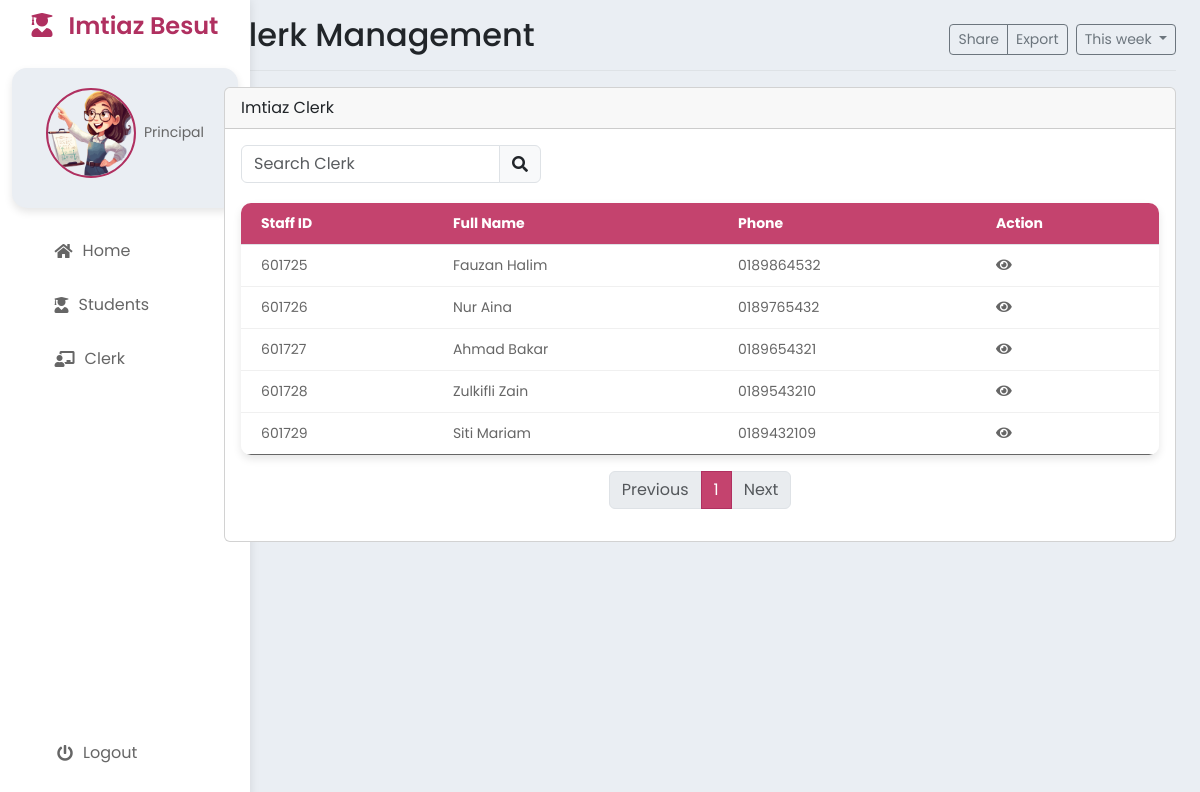
Screenshot of /PrincipalClerk.php with the database file from the repository.
### tables this page shows
CREATE TABLE `clerk` (
  `clerkID` int NOT NULL AUTO_INCREMENT,
  `clerkName` varchar(50) NOT NULL,
  `clerkPhone` varchar(15) NOT NULL,
  `clerkEmail` varchar(30) DEFAULT NULL,
  `clerkPassword` varchar(30) NOT NULL,
  PRIMARY KEY (`clerkID`),
  UNIQUE KEY `clerkEmail` (`clerkEmail`)
);

### PrincipalClerk.php (the view, shortened to what this page needs)
<?php
include 'PrincipalHeader.php'; ?>
<div class="row">
    <div class="col-md-12">
        <div class="card mb-3">
            <div class="card-header">Imtiaz Clerk</div>
            <div class="card-body">
                <div class="d-flex justify-content-between mb-3">
                    <div class="input-group" style="width: 300px;">
                        <input type="text" id="searchInput" class="form-control" placeholder="Search Clerk" onkeyup="searchClerks()">
                        <span class="input-group-text"><i class="fas fa-search"></i></span>
                    </div>
                </div>
                <table class="table" id="clerkTable">
                    <thead>
                        <tr>
                            <th>Staff ID</th>
                            <th>Full Name</th>
                            <th>Phone</th>
                            <th>Action</th>
                        </tr>
                    </thead>
                    <tbody>
                        <?php
                        include 'process/db.php';
                        $sql = "SELECT * FROM clerk";
                        $result = $conn->query($sql);
                        if ($result->num_rows > 0) {
                            while ($row = $result->fetch_assoc()) {
                                echo "<tr><td>" . $row["clerkID"] . "</td><td>" . $row["clerkName"] . "</td><td>" . $row["clerkPhone"] . "</td><td>
                                    <a href='#' class='view ' data-id='" . $row["clerkID"] . "'><i class='fas fa-eye'></i></a>
                                    </td></tr>";
                            }
                        } else {
                            echo "<tr><td colspan='4'>No results</td></tr>";
                        }
                        ?>
                    </tbody>
                </table>
                <nav aria-label="Page navigation example">
                    <ul class="pagination justify-content-center" id="pagination"></ul>
                </nav>
            </div>
        </div>
    </div>
</div>
</main>
</body>
</html>

### styles.css (style rules this page uses)
:root { --background-color: #EAEEF3; --pop-color: #fff; --active-font-color: #B03060; --softer-color: #c4436e; }
* { margin: 0; padding: 0; box-sizing: border-box; font-family: 'Poppins', sans-serif; }
body { display: flex; min-height: 100vh; background: var(--background-color); }
.table { width: 100%; border-collapse: collapse; margin-top: 20px; box-shadow: 0 4px 8px rgba(0, 0, 0, 0.1); border-radius: 10px; overflow: hidden; }
.table thead th { background-color: var(--softer-color) ; color: #fff; font-size: 14px; text-align: left; padding: 10px 20px; }
.table tbody tr { border-bottom: 1px solid #f0f0f0; transition: background 0.3s; }
.table tbody tr:last-child { border-bottom: none; }
.table tbody td { font-size: 14px; color: #666; padding: 10px 20px; }
.table i { color: #666; }
a { color: var(--active-font-color); text-decoration: none; transition: color 0.3s; }

### rows the page displays
clerk: clerkID "601725", clerkName "Fauzan Halim", clerkPhone "0189864532"
clerk: clerkID "601726", clerkName "Nur Aina", clerkPhone "0189765432"
clerk: clerkID "601727", clerkName "Ahmad Bakar", clerkPhone "0189654321"
clerk: clerkID "601728", clerkName "Zulkifli Zain", clerkPhone "0189543210"
clerk: clerkID "601729", clerkName "Siti Mariam", clerkPhone "0189432109"

### other values shown
$title "Clerk Management"
